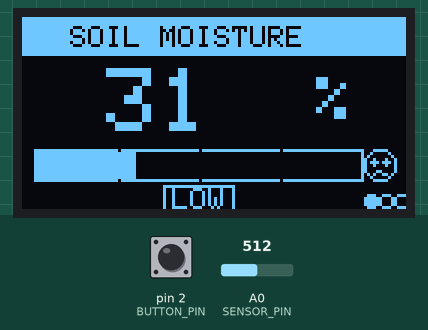
A sketch run on a simulated Arduino Pro Mini, built with avr-gcc and run on an emulated ATmega328P. Shown: 128×64 one-colour display. The test bench sets the inputs (shaded band); at power-on: A0 (SENSOR_PIN) = 512, pin 2 (BUTTON_PIN) HIGH.

Above: at 3.2 s.
3.3 s: A0 (SENSOR_PIN) set to 523
At 3.9 s:
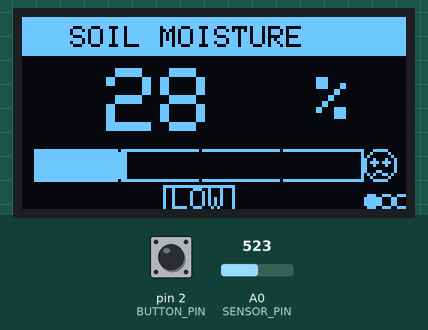
4.8 s: pin 2 (BUTTON_PIN) pulled LOW for 0.15 s
At 5.8 s:
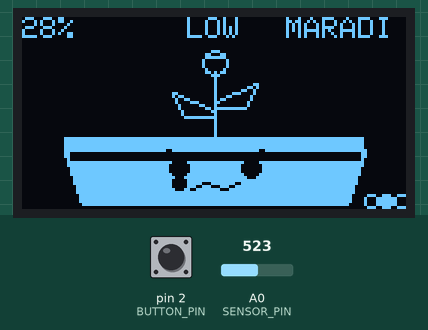
6.4 s: A0 (SENSOR_PIN) set to 716
At 7.6 s:
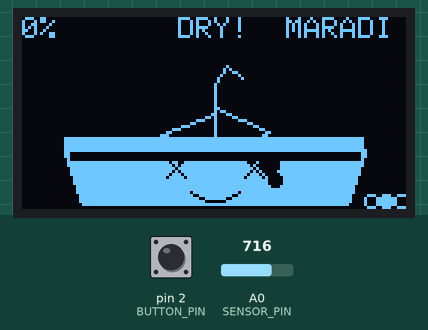
7.9 s: pin 2 (BUTTON_PIN) pulled LOW for 1 s
At 9.4 s:
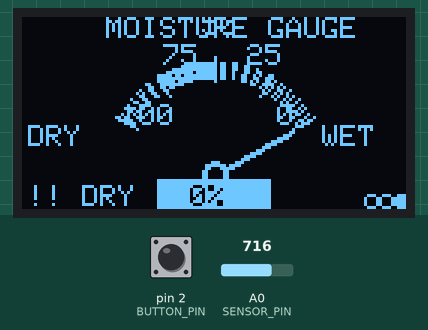
10.4 s: A0 (SENSOR_PIN) set to 631
11.9 s: A0 (SENSOR_PIN) set to 598
At 13.4 s:
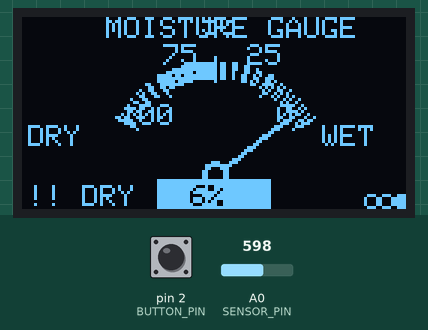
Timing chart, 0 to 14.7 s (numbered marks = the images above; inputs shaded):
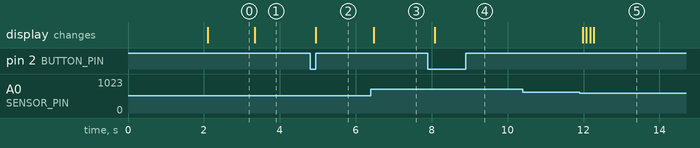

Measured:
- the behaviour switches between 514 and 515 on A0 (SENSOR_PIN) (found by bisection; images 0 and 1)
- the behaviour switches between 617 and 616 on A0 (SENSOR_PIN) (found by bisection; images 4 and 5)
- after the input at 3.3 s, the display: changes at once (image 1)
- after the input at 4.8 s, the display: changes after 0.15 s (image 2)
- after the input at 6.4 s, the display: changes after 0.07 s (image 3)
- after the input at 7.9 s, the display: changes after 0.19 s (image 4)
- after the input at 10.4 s, every drawn part: stays the same
- after the input at 11.9 s, the display: first changes after 0.08 s (image 5 shows a later state)

The sketch:

soil_moisture_3screen.ino
```cpp
/*
 * ============================================================
 *  Soil Moisture Detector — 3 Screen Modes with Button
 *  Hardware:
 *    - Arduino Pro Mini (5V)
 *    - I2C SSD1306 0.96" OLED (128x64)
 *    - Capacitive Soil Moisture Sensor V2.0.0
 *    - Push Button
 *
 *  Wiring:
 *    OLED SDA    → A4
 *    OLED SCL    → A5
 *    OLED VCC    → 5V
 *    OLED GND    → GND
 *    Sensor OUT  → A0
 *    Sensor VCC  → 5V
 *    Sensor GND  → GND
 *    Button      → D2 and GND (uses internal pull-up)
 *
 *  Button press cycles through 3 screens:
 *    Screen 1 → Value + Status Display
 *    Screen 2 → Plant Emotion Display
 *    Screen 3 → Gauge / Meter Display
 *
 *  Libraries:
 *    Adafruit SSD1306
 *    Adafruit GFX
 * ============================================================
 */

#include <Wire.h>
#include <Adafruit_GFX.h>
#include <Adafruit_SSD1306.h>

// ── OLED ─────────────────────────────────────────────────────
#define SCREEN_WIDTH  128
#define SCREEN_HEIGHT  64
#define OLED_RESET     -1
#define OLED_ADDR      0x3C

Adafruit_SSD1306 display(SCREEN_WIDTH, SCREEN_HEIGHT, &Wire, OLED_RESET);

// ── Sensor ───────────────────────────────────────────────────
#define SENSOR_PIN   A0
#define DRY_VALUE    620    // ADC value in dry air  — calibrate!
#define WET_VALUE    280    // ADC value in water    — calibrate!

// ── Button ───────────────────────────────────────────────────
#define BUTTON_PIN   2
#define DEBOUNCE_MS  50

// ── Display Modes ────────────────────────────────────────────
#define MODE_STATUS  0
#define MODE_PLANT   1
#define MODE_GAUGE   2
#define TOTAL_MODES  3

// ── Status Levels ────────────────────────────────────────────
#define LEVEL_DRY        0   //  0–25%
#define LEVEL_LOW        1   // 26–45%
#define LEVEL_GOOD       2   // 46–70%
#define LEVEL_WET        3   // 71–85%
#define LEVEL_SATURATED  4   // 86–100%

// ── Globals ──────────────────────────────────────────────────
int           currentMode    = MODE_STATUS;
int           moisturePct    = 0;
int           moistureRaw    = 0;
int           statusLevel    = LEVEL_GOOD;

bool          lastButtonState   = HIGH;
bool          buttonState       = HIGH;
unsigned long lastDebounceTime  = 0;

// Gauge needle animation
float         needleAngle       = 0.0;   // current displayed angle
float         targetAngle       = 0.0;   // target angle from moisture

// ─────────────────────────────────────────────────────────────
void setup() {
  Serial.begin(9600);

  pinMode(BUTTON_PIN, INPUT_PULLUP);

  if (!display.begin(SSD1306_SWITCHCAPVCC, OLED_ADDR)) {
    Serial.println(F("OLED not found!"));
    while (true);
  }

  display.clearDisplay();
  showSplash();
  delay(2000);
}

// ─────────────────────────────────────────────────────────────
void loop() {
  // Read sensor
  moistureRaw = analogRead(SENSOR_PIN);
  moisturePct = map(moistureRaw, DRY_VALUE, WET_VALUE, 0, 100);
  moisturePct = constrain(moisturePct, 0, 100);

  // Status level
  if      (moisturePct <= 25) statusLevel = LEVEL_DRY;
  else if (moisturePct <= 45) statusLevel = LEVEL_LOW;
  else if (moisturePct <= 70) statusLevel = LEVEL_GOOD;
  else if (moisturePct <= 85) statusLevel = LEVEL_WET;
  else                        statusLevel = LEVEL_SATURATED;

  // Gauge needle smooth target
  // Map 0–100% to 150°–30° (left to right sweep, 120° arc)
  targetAngle = map(moisturePct, 0, 100, 150, 30);

  // Smooth needle animation
  if (needleAngle < targetAngle) needleAngle += 2.0;
  if (needleAngle > targetAngle) needleAngle -= 2.0;

  // Button debounce
  bool reading = digitalRead(BUTTON_PIN);
  if (reading != lastButtonState) lastDebounceTime = millis();
  if ((millis() - lastDebounceTime) > DEBOUNCE_MS) {
    if (reading != buttonState) {
      buttonState = reading;
      if (buttonState == LOW) {
        currentMode = (currentMode + 1) % TOTAL_MODES;
        display.clearDisplay();
      }
    }
  }
  lastButtonState = reading;

  // Draw
  display.clearDisplay();
  switch (currentMode) {
    case MODE_STATUS: drawStatusScreen(); break;
    case MODE_PLANT:  drawPlantScreen();  break;
    case MODE_GAUGE:  drawGaugeScreen();  break;
  }

  // Mode indicator dots (bottom right)
  drawModeIndicator();

  display.display();
  delay(30);
}

// ══════════════════════════════════════════════════════════════
//  SCREEN 1 — Status Screen
// ══════════════════════════════════════════════════════════════
void drawStatusScreen() {
  // Title bar
  display.fillRect(0, 0, 128, 13, SSD1306_WHITE);
  display.setTextColor(SSD1306_BLACK);
  display.setTextSize(1);
  display.setCursor(16, 3);
  display.print(F("SOIL MOISTURE"));
  display.setTextColor(SSD1306_WHITE);

  // Large percentage
  display.setTextSize(3);
  int px = (moisturePct < 10) ? 44 : (moisturePct < 100) ? 28 : 16;
  display.setCursor(px, 17);
  display.print(moisturePct);
  display.setTextSize(2);
  display.setCursor(98, 20);
  display.print(F("%"));

  // Bar outline
  display.drawRect(4, 44, 110, 11, SSD1306_WHITE);
  // Bar fill
  int fillW = map(moisturePct, 0, 100, 0, 108);
  if (fillW > 0) display.fillRect(5, 45, fillW, 9, SSD1306_WHITE);

  // Tick marks at 25, 50, 75%
  for (int t = 1; t <= 3; t++) {
    int tx = 5 + (108 * t / 4);
    display.drawPixel(tx, 44, SSD1306_BLACK);
    display.drawPixel(tx, 54, SSD1306_BLACK);
  }

  // Status label with box
  const char* lbl = getStatusLabel();
  int lw = strlen(lbl) * 6 + 6;
  int lx = (110 - lw) / 2 + 4;
  display.drawRect(lx, 56, lw, 9, SSD1306_WHITE);
  display.setCursor(lx + 3, 57);
  display.setTextSize(1);
  display.print(lbl);

  // Emoji icon right of bar
  drawStatusIcon(114, 44);
}

// Status icon (small face)
void drawStatusIcon(int x, int y) {
  display.drawCircle(x + 5, y + 5, 5, SSD1306_WHITE);
  switch (statusLevel) {
    case LEVEL_GOOD:
      display.fillCircle(x + 3, y + 4, 1, SSD1306_WHITE);
      display.fillCircle(x + 7, y + 4, 1, SSD1306_WHITE);
      display.drawLine(x + 2, y + 7, x + 4, y + 9, SSD1306_WHITE);
      display.drawLine(x + 4, y + 9, x + 8, y + 7, SSD1306_WHITE);
      break;
    case LEVEL_DRY:
    case LEVEL_LOW:
      display.fillCircle(x + 3, y + 4, 1, SSD1306_WHITE);
      display.fillCircle(x + 7, y + 4, 1, SSD1306_WHITE);
      display.drawLine(x + 2, y + 9, x + 4, y + 7, SSD1306_WHITE);
      display.drawLine(x + 4, y + 7, x + 8, y + 9, SSD1306_WHITE);
      break;
    default:
      display.fillCircle(x + 3, y + 4, 1, SSD1306_WHITE);
      display.fillCircle(x + 7, y + 4, 1, SSD1306_WHITE);
      display.drawLine(x + 2, y + 8, x + 8, y + 8, SSD1306_WHITE);
      break;
  }
}

// ══════════════════════════════════════════════════════════════
//  SCREEN 2 — Plant Emotion Screen (Big Face, Full Width)
// ══════════════════════════════════════════════════════════════
void drawPlantScreen() {
  drawBigPot();
  drawBigPlantBody();
  drawBigEmotion();
  drawPlantStatusLabel();
}

// Big pot — centered, wider (full 128px width)
void drawBigPot() {
  // Pot rim
  display.fillRect(14, 40, 100, 4, SSD1306_WHITE);
  // Pot body (trapezoid filled)
  for (int y = 44; y <= 62; y++) {
    int lx = map(y, 44, 62, 14, 20);
    int rx = map(y, 44, 62, 114, 108);
    display.drawLine(lx, y, rx, y, SSD1306_WHITE);
  }
  // Soil line (dark stripe inside pot top)
  display.drawLine(16, 47, 112, 47, SSD1306_BLACK);
  display.drawLine(16, 46, 112, 46, SSD1306_BLACK);
  display.drawLine(16, 45, 112, 45, SSD1306_BLACK);
}

// Big plant body — centered at x=64
void drawBigPlantBody() {
  int cx = 64;
  switch (statusLevel) {

    case LEVEL_DRY:
      // Thin wilted stem, drooping tips
      display.drawLine(cx, 40, cx, 22, SSD1306_WHITE);
      display.drawLine(cx, 22, cx+4, 16, SSD1306_WHITE);
      display.drawLine(cx+4, 16, cx+9, 20, SSD1306_WHITE);
      // Droopy right leaf
      display.drawLine(cx, 30, cx+18, 38, SSD1306_WHITE);
      display.drawLine(cx+18, 38, cx+14, 40, SSD1306_WHITE);
      // Droopy left leaf
      display.drawLine(cx, 32, cx-18, 39, SSD1306_WHITE);
      display.drawLine(cx-18, 39, cx-13, 40, SSD1306_WHITE);
      // Crack lines on stem (dry effect)
      display.drawPixel(cx+1, 26, SSD1306_BLACK);
      display.drawPixel(cx+1, 34, SSD1306_BLACK);
      break;

    case LEVEL_LOW:
      // Upright stem, small leaves
      display.drawLine(cx, 40, cx, 18, SSD1306_WHITE);
      // Right leaf
      display.drawLine(cx, 28, cx+14, 22, SSD1306_WHITE);
      display.drawLine(cx+14, 22, cx+10, 30, SSD1306_WHITE);
      display.drawLine(cx+10, 30, cx, 30, SSD1306_WHITE);
      // Left leaf
      display.drawLine(cx, 31, cx-14, 25, SSD1306_WHITE);
      display.drawLine(cx-14, 25, cx-10, 33, SSD1306_WHITE);
      display.drawLine(cx-10, 33, cx, 33, SSD1306_WHITE);
      // Small bud top
      display.drawCircle(cx, 15, 4, SSD1306_WHITE);
      display.drawLine(cx-2, 13, cx+2, 13, SSD1306_WHITE);
      break;

    case LEVEL_GOOD:
      // Full healthy plant with big leaves and flower
      display.drawLine(cx, 40, cx, 12, SSD1306_WHITE);
      // Big right leaf
      display.drawLine(cx, 27, cx+22, 16, SSD1306_WHITE);
      display.drawLine(cx+22, 16, cx+18, 28, SSD1306_WHITE);
      display.drawLine(cx+18, 28, cx, 29, SSD1306_WHITE);
      // Big left leaf
      display.drawLine(cx, 30, cx-22, 19, SSD1306_WHITE);
      display.drawLine(cx-22, 19, cx-18, 31, SSD1306_WHITE);
      display.drawLine(cx-18, 31, cx, 32, SSD1306_WHITE);
      // Flower petals
      display.fillCircle(cx,    8, 4, SSD1306_WHITE);
      display.fillCircle(cx-6,  5, 3, SSD1306_WHITE);
      display.fillCircle(cx+6,  5, 3, SSD1306_WHITE);
      display.fillCircle(cx-4, 12, 3, SSD1306_WHITE);
      display.fillCircle(cx+4, 12, 3, SSD1306_WHITE);
      // Flower center black
      display.fillCircle(cx, 8, 2, SSD1306_BLACK);
      break;

    case LEVEL_WET:
      // Heavy wide leaves, drooping slightly
      display.drawLine(cx, 40, cx, 14, SSD1306_WHITE);
      // Heavy right leaf
      display.drawLine(cx, 26, cx+24, 20, SSD1306_WHITE);
      display.drawLine(cx+24, 20, cx+20, 32, SSD1306_WHITE);
      display.drawLine(cx+20, 32, cx, 30, SSD1306_WHITE);
      // Heavy left leaf
      display.drawLine(cx, 28, cx-24, 22, SSD1306_WHITE);
      display.drawLine(cx-24, 22, cx-20, 34, SSD1306_WHITE);
      display.drawLine(cx-20, 34, cx, 32, SSD1306_WHITE);
      // Flower
      display.fillCircle(cx, 10, 5, SSD1306_WHITE);
      display.fillCircle(cx, 10, 2, SSD1306_BLACK);
      // Water drops on leaf tips
      display.fillCircle(cx+24, 20, 2, SSD1306_WHITE);
      display.fillCircle(cx-24, 22, 2, SSD1306_WHITE);
      break;

    case LEVEL_SATURATED:
      // Completely drooping, stem bent, drops falling
      display.drawLine(cx, 40, cx, 24, SSD1306_WHITE);
      display.drawLine(cx, 24, cx-3, 18, SSD1306_WHITE);
      // Drooping right leaf heavy
      display.drawLine(cx, 30, cx+22, 39, SSD1306_WHITE);
      display.drawLine(cx+22, 39, cx+18, 40, SSD1306_WHITE);
      // Drooping left leaf heavy
      display.drawLine(cx, 32, cx-22, 40, SSD1306_WHITE);
      // Water drops falling
      display.fillCircle(cx+22, 40, 2, SSD1306_WHITE);
      display.fillCircle(cx-10, 40, 2, SSD1306_WHITE);
      display.fillCircle(cx+10, 38, 2, SSD1306_WHITE);
      // Wilted tip
      display.drawLine(cx-3, 18, cx-7, 13, SSD1306_WHITE);
      display.drawLine(cx-7, 13, cx-5, 11, SSD1306_WHITE);
      break;
  }
}

// Big emotion face drawn ON the pot — large and expressive
// Pot face area: centered x=64, y=53, pot is filled white so draw BLACK
void drawBigEmotion() {
  int cx = 64, cy = 53;

  switch (statusLevel) {

    case LEVEL_DRY:
      // X eyes (distressed)
      display.drawLine(cx-16, cy-6, cx-10, cy, SSD1306_BLACK);
      display.drawLine(cx-10, cy-6, cx-16, cy, SSD1306_BLACK);
      display.drawLine(cx+10, cy-6, cx+16, cy, SSD1306_BLACK);
      display.drawLine(cx+16, cy-6, cx+10, cy, SSD1306_BLACK);
      // Big frown
      display.drawLine(cx-8, cy+5, cx-3, cy+8, SSD1306_BLACK);
      display.drawLine(cx-3, cy+8, cx+3, cy+8, SSD1306_BLACK);
      display.drawLine(cx+3, cy+8, cx+8, cy+5, SSD1306_BLACK);
      // Sweat drops
      display.fillCircle(cx+18, cy-4, 3, SSD1306_BLACK);
      display.fillCircle(cx+20, cy+1, 2, SSD1306_BLACK);
      // Worry lines
      display.drawLine(cx-18, cy-8, cx-12, cy-5, SSD1306_BLACK);
      display.drawLine(cx+12, cy-5, cx+18, cy-8, SSD1306_BLACK);
      break;

    case LEVEL_LOW:
      // Sad dot eyes
      display.fillCircle(cx-12, cy-3, 3, SSD1306_BLACK);
      display.fillCircle(cx+12, cy-3, 3, SSD1306_BLACK);
      // Worried frown
      display.drawLine(cx-8, cy+4, cx-3, cy+2, SSD1306_BLACK);
      display.drawLine(cx-3, cy+2, cx+3, cy+4, SSD1306_BLACK);
      display.drawLine(cx+3, cy+4, cx+8, cy+2, SSD1306_BLACK);
      // Raised worried brows
      display.drawLine(cx-16, cy-9, cx-8,  cy-6, SSD1306_BLACK);
      display.drawLine(cx+8,  cy-6, cx+16, cy-9, SSD1306_BLACK);
      // Single tear
      display.fillCircle(cx-12, cy+2, 2, SSD1306_BLACK);
      break;

    case LEVEL_GOOD:
      // Big happy eyes
      display.fillCircle(cx-12, cy-3, 4, SSD1306_BLACK);
      display.fillCircle(cx+12, cy-3, 4, SSD1306_BLACK);
      // Eye shine
      display.fillCircle(cx-10, cy-5, 1, SSD1306_WHITE);
      display.fillCircle(cx+14, cy-5, 1, SSD1306_WHITE);
      // Big smile
      display.drawLine(cx-10, cy+3, cx-6,  cy+8,  SSD1306_BLACK);
      display.drawLine(cx-6,  cy+8, cx,    cy+10, SSD1306_BLACK);
      display.drawLine(cx,    cy+10,cx+6,  cy+8,  SSD1306_BLACK);
      display.drawLine(cx+6,  cy+8, cx+10, cy+3,  SSD1306_BLACK);
      // Cheek blush
      display.drawLine(cx-20, cy+2, cx-16, cy+4, SSD1306_BLACK);
      display.drawLine(cx-19, cy+3, cx-15, cy+5, SSD1306_BLACK);
      display.drawLine(cx+16, cy+2, cx+20, cy+4, SSD1306_BLACK);
      display.drawLine(cx+15, cy+3, cx+19, cy+5, SSD1306_BLACK);
      break;

    case LEVEL_WET:
      // Flat eyes, one brow raised
      display.fillCircle(cx-12, cy-3, 3, SSD1306_BLACK);
      display.fillCircle(cx+12, cy-3, 3, SSD1306_BLACK);
      // Flat mouth
      display.drawLine(cx-8, cy+5, cx+8, cy+5, SSD1306_BLACK);
      display.drawLine(cx-8, cy+6, cx+8, cy+6, SSD1306_BLACK);
      // One raised eyebrow
      display.drawLine(cx-16, cy-9, cx-7, cy-6, SSD1306_BLACK);
      display.drawLine(cx-16, cy-8, cx-7, cy-5, SSD1306_BLACK);
      // Water drip from eye
      display.drawLine(cx+12, cy+1, cx+12, cy+4, SSD1306_BLACK);
      display.fillCircle(cx+12, cy+5, 2, SSD1306_BLACK);
      break;

    case LEVEL_SATURATED:
      // Spiral dizzy eyes
      display.drawCircle(cx-12, cy-3, 5, SSD1306_BLACK);
      display.drawCircle(cx-12, cy-3, 3, SSD1306_BLACK);
      display.fillCircle(cx-12, cy-3, 1, SSD1306_BLACK);
      display.drawCircle(cx+12, cy-3, 5, SSD1306_BLACK);
      display.drawCircle(cx+12, cy-3, 3, SSD1306_BLACK);
      display.fillCircle(cx+12, cy-3, 1, SSD1306_BLACK);
      // Wavy overwhelmed mouth
      display.drawLine(cx-9, cy+4,  cx-5, cy+8,  SSD1306_BLACK);
      display.drawLine(cx-5, cy+8,  cx,   cy+5,  SSD1306_BLACK);
      display.drawLine(cx,   cy+5,  cx+5, cy+8,  SSD1306_BLACK);
      display.drawLine(cx+5, cy+8,  cx+9, cy+4,  SSD1306_BLACK);
      // Water drops around face
      display.fillCircle(cx-22, cy-2, 2, SSD1306_BLACK);
      display.fillCircle(cx+22, cy-2, 2, SSD1306_BLACK);
      display.fillCircle(cx,    cy-10, 2, SSD1306_BLACK);
      break;
  }
}

// Status label at top of plant screen
void drawPlantStatusLabel() {
  display.setTextColor(SSD1306_WHITE);
  display.setTextSize(1);
  const char* lbl = getStatusLabel();
  // Left: moisture %
  display.setCursor(0, 0);
  display.print(moisturePct);
  display.print(F("%"));
  // Center: status
  int lx = (128 - strlen(lbl) * 6) / 2;
  display.setCursor(lx, 0);
  display.print(lbl);
  // Right: channel name small
  display.setCursor(88, 0);
  display.print(F("MARADI"));
}

// ══════════════════════════════════════════════════════════════
//  SCREEN 3 — Gauge / Meter Screen
// ══════════════════════════════════════════════════════════════
void drawGaugeScreen() {
  // Title
  display.setTextColor(SSD1306_WHITE);
  display.setTextSize(1);
  display.setCursor(28, 0);
  display.print(F("MOISTURE GAUGE"));

  // Gauge arc center
  int cx = 64, cy = 52, r = 38;

  // Draw arc segments (color zones)
  // We draw filled arc using line segments — 150° to 30° sweep
  // Zones: DRY(red-ish)=150–105, LOW=105–78, GOOD=78–54, WET=54–36, SAT=36–30
  // On monochrome OLED we draw with dotted/solid patterns

  // Outer arc (thick)
  for (float a = 30; a <= 150; a += 1.5) {
    float rad = a * PI / 180.0;
    int x1 = cx - (int)(r * cos(rad));
    int y1 = cy - (int)(r * sin(rad));
    int x2 = cx - (int)((r - 5) * cos(rad));
    int y2 = cy - (int)((r - 5) * sin(rad));

    // Zone pattern
    if (a >= 120) {
      // DRY zone — dotted (every other pixel)
      if ((int)a % 3 == 0) display.drawLine(x1, y1, x2, y2, SSD1306_WHITE);
    } else if (a >= 90) {
      // LOW zone — thin solid
      if ((int)a % 2 == 0) display.drawLine(x1, y1, x2, y2, SSD1306_WHITE);
    } else if (a >= 60) {
      // GOOD zone — fully solid
      display.drawLine(x1, y1, x2, y2, SSD1306_WHITE);
    } else if (a >= 42) {
      // WET zone — thin
      if ((int)a % 2 == 0) display.drawLine(x1, y1, x2, y2, SSD1306_WHITE);
    } else {
      // SAT zone — dotted
      if ((int)a % 3 == 0) display.drawLine(x1, y1, x2, y2, SSD1306_WHITE);
    }
  }

  // Tick marks at 0,25,50,75,100%
  int tickAngles[] = {150, 120, 90, 60, 30};
  const char* tickLabels[] = {"0", "25", "50", "75", "100"};
  int labelOffsetX[] = {-12, -8, -4, 2, 2};
  int labelOffsetY[] = {-4, -10, -14, -10, -4};

  for (int t = 0; t < 5; t++) {
    float rad = tickAngles[t] * PI / 180.0;
    int tx1 = cx - (int)((r + 1) * cos(rad));
    int ty1 = cy - (int)((r + 1) * sin(rad));
    int tx2 = cx - (int)((r - 7) * cos(rad));
    int ty2 = cy - (int)((r - 7) * sin(rad));
    display.drawLine(tx1, ty1, tx2, ty2, SSD1306_WHITE);
    display.setCursor(tx1 + labelOffsetX[t], ty1 + labelOffsetY[t]);
    display.setTextSize(1);
    display.print(tickLabels[t]);
  }

  // Zone labels
  display.setTextSize(1);
  display.setCursor(2,  36); display.print(F("DRY"));
  display.setCursor(100, 36); display.print(F("WET"));

  // Needle (smooth animated)
  float needleRad = needleAngle * PI / 180.0;
  int nx = cx - (int)((r - 8) * cos(needleRad));
  int ny = cy - (int)((r - 8) * sin(needleRad));
  // Needle line (thick — draw 3 lines close)
  display.drawLine(cx, cy, nx, ny, SSD1306_WHITE);
  display.drawLine(cx + 1, cy, nx + 1, ny, SSD1306_WHITE);
  display.drawLine(cx, cy + 1, nx, ny + 1, SSD1306_WHITE);

  // Center pivot circle
  display.fillCircle(cx, cy, 4, SSD1306_WHITE);
  display.fillCircle(cx, cy, 2, SSD1306_BLACK);

  // Percentage readout box
  display.drawRect(45, 54, 38, 11, SSD1306_WHITE);
  display.fillRect(46, 55, 36, 9, SSD1306_WHITE);
  display.setTextColor(SSD1306_BLACK);
  display.setTextSize(1);
  int valX = (moisturePct < 10) ? 56 : (moisturePct < 100) ? 50 : 47;
  display.setCursor(valX, 56);
  display.print(moisturePct);
  display.print(F("%"));
  display.setTextColor(SSD1306_WHITE);

  // Status label below gauge
  const char* lbl = getStatusLabel();
  int lx = (128 - strlen(lbl) * 6) / 2;
  display.setCursor(lx, 56);
  // Only if not overlapping value box
  // We already have the box — skip, use status icon instead
  // Draw status symbol on left
  display.setCursor(2, 56);
  switch (statusLevel) {
    case LEVEL_DRY:       display.print(F("!! DRY")); break;
    case LEVEL_LOW:       display.print(F("! LOW")); break;
    case LEVEL_GOOD:      display.print(F("OK"));    break;
    case LEVEL_WET:       display.print(F("WET"));   break;
    case LEVEL_SATURATED: display.print(F("FLOOD")); break;
  }
}

// ── Mode indicator dots ───────────────────────────────────────
void drawModeIndicator() {
  // Three small dots bottom right
  for (int i = 0; i < TOTAL_MODES; i++) {
    int dx = 116 + i * 5;
    int dy = 61;
    if (i == currentMode)
      display.fillCircle(dx, dy, 2, SSD1306_WHITE);
    else
      display.drawCircle(dx, dy, 2, SSD1306_WHITE);
  }
}

// ── Helpers ───────────────────────────────────────────────────
const char* getStatusLabel() {
  switch (statusLevel) {
    case LEVEL_DRY:       return "DRY!";
    case LEVEL_LOW:       return "LOW";
    case LEVEL_GOOD:      return "GOOD";
    case LEVEL_WET:       return "WET";
    case LEVEL_SATURATED: return "FLOOD";
    default:              return "----";
  }
}

// ── Boot Splash ───────────────────────────────────────────────
void showSplash() {
  display.clearDisplay();
  display.setTextColor(SSD1306_WHITE);
  display.drawRect(0, 0, 128, 64, SSD1306_WHITE);
  display.drawRect(2, 2, 124, 60, SSD1306_WHITE);

  // Plant icon
  display.drawLine(64, 50, 64, 35, SSD1306_WHITE);
  display.fillCircle(64, 30, 6, SSD1306_WHITE);
  display.fillCircle(58, 26, 4, SSD1306_WHITE);
  display.fillCircle(70, 26, 4, SSD1306_WHITE);
  display.fillCircle(64, 30, 3, SSD1306_BLACK);

  display.setTextSize(1);
  display.setCursor(14, 42);
  display.print(F("SOIL MOISTURE"));
  display.setCursor(20, 52);
  display.print(F("Press BTN to switch"));

  display.display();
}
```
